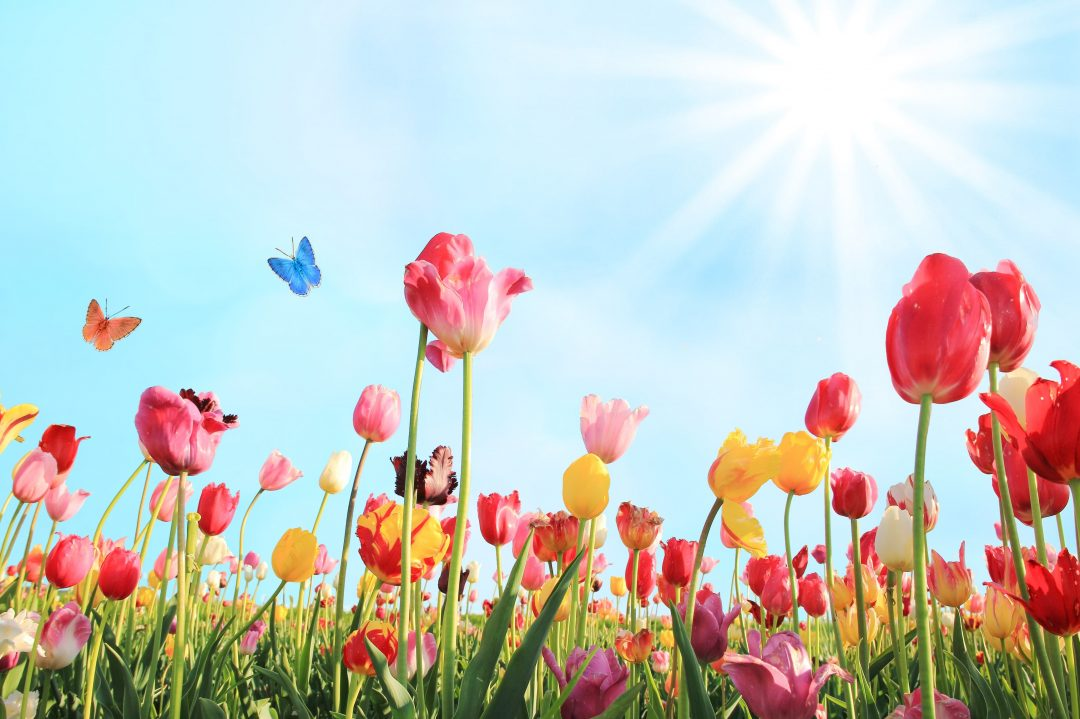
#> input picture basic_ops/sample.png, 1080 x 719 px, found by its file name
$ python app.py
#> lines starting #> are read from the running program, lines starting #| are printed output that depends on the picture
import os
import cv2
img = cv2.imread(os.path.join('.', 'basic_ops' , 'sample.png'))
#> img is the input picture: shape (719, 1080, 3); mean B, G, R 192, 198.3, 195.6


resized = cv2.resize(img, (500,500))
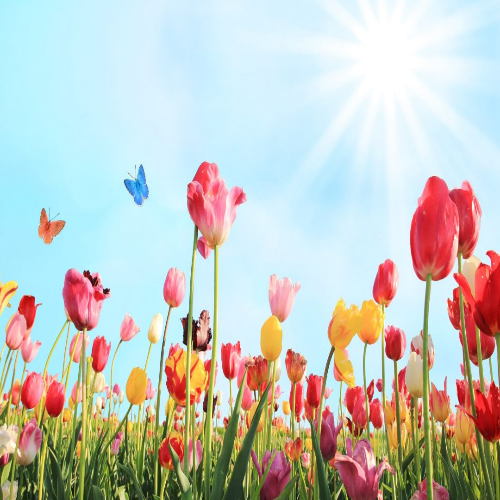
#> resized: shape (500, 500, 3); mean B, G, R 191.9, 198.2, 195.5

cv2.imshow('img' , img)
cv2.imshow('resized' , resized)
print(img.shape)
#| (719, 1080, 3)
print(resized.shape)
#| (500, 500, 3)
cv2.waitKey(0)
